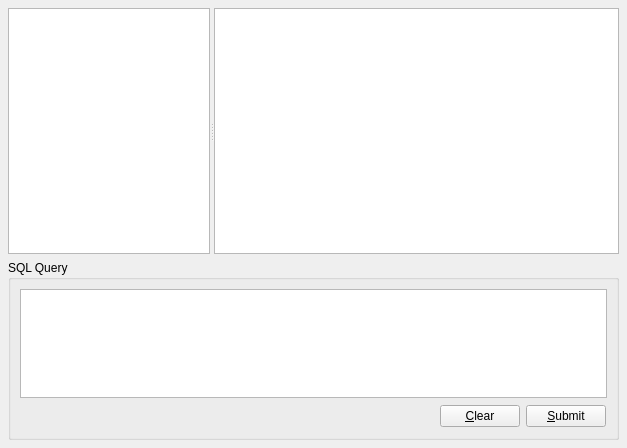
<?xml version="1.0" encoding="UTF-8"?>
<ui version="4.0">
 <class>Browser</class>
 <widget class="QWidget" name="Browser">
  <property name="geometry">
   <rect>
    <x>0</x>
    <y>0</y>
    <width>627</width>
    <height>448</height>
   </rect>
  </property>
  <property name="windowTitle">
   <string>Qt SQL Browser</string>
  </property>
  <layout class="QVBoxLayout">
   <property name="spacing">
    <number>6</number>
   </property>
   <property name="leftMargin">
    <number>8</number>
   </property>
   <property name="topMargin">
    <number>8</number>
   </property>
   <property name="rightMargin">
    <number>8</number>
   </property>
   <property name="bottomMargin">
    <number>8</number>
   </property>
   <item>
    <widget class="QSplitter" name="splitter_2">
     <property name="sizePolicy">
      <sizepolicy hsizetype="Expanding" vsizetype="Preferred">
       <horstretch>0</horstretch>
       <verstretch>0</verstretch>
      </sizepolicy>
     </property>
     <property name="orientation">
      <enum>Qt::Horizontal</enum>
     </property>
     <widget class="ConnectionWidget" name="connectionWidget">
      <property name="sizePolicy">
       <sizepolicy hsizetype="Ignored" vsizetype="Expanding">
        <horstretch>1</horstretch>
        <verstretch>0</verstretch>
       </sizepolicy>
      </property>
     </widget>
     <widget class="QTableView" name="table">
      <property name="sizePolicy">
       <sizepolicy hsizetype="Expanding" vsizetype="Expanding">
        <horstretch>2</horstretch>
        <verstretch>0</verstretch>
       </sizepolicy>
      </property>
      <property name="contextMenuPolicy">
       <enum>Qt::ActionsContextMenu</enum>
      </property>
      <property name="selectionBehavior">
       <enum>QAbstractItemView::SelectRows</enum>
      </property>
     </widget>
    </widget>
   </item>
   <item>
    <widget class="QGroupBox" name="groupBox">
     <property name="sizePolicy">
      <sizepolicy hsizetype="Preferred" vsizetype="MinimumExpanding">
       <horstretch>0</horstretch>
       <verstretch>0</verstretch>
      </sizepolicy>
     </property>
     <property name="maximumSize">
      <size>
       <width>16777215</width>
       <height>180</height>
      </size>
     </property>
     <property name="title">
      <string>SQL Query</string>
     </property>
     <layout class="QVBoxLayout">
      <property name="spacing">
       <number>6</number>
      </property>
      <property name="leftMargin">
       <number>9</number>
      </property>
      <property name="topMargin">
       <number>9</number>
      </property>
      <property name="rightMargin">
       <number>9</number>
      </property>
      <property name="bottomMargin">
       <number>9</number>
      </property>
      <item>
       <widget class="QTextEdit" name="sqlEdit">
        <property name="sizePolicy">
         <sizepolicy hsizetype="Expanding" vsizetype="MinimumExpanding">
          <horstretch>0</horstretch>
          <verstretch>0</verstretch>
         </sizepolicy>
        </property>
        <property name="minimumSize">
         <size>
          <width>0</width>
          <height>18</height>
         </size>
        </property>
        <property name="baseSize">
         <size>
          <width>0</width>
          <height>120</height>
         </size>
        </property>
       </widget>
      </item>
      <item>
       <layout class="QHBoxLayout">
        <property name="spacing">
         <number>6</number>
        </property>
        <property name="leftMargin">
         <number>1</number>
        </property>
        <property name="topMargin">
         <number>1</number>
        </property>
        <property name="rightMargin">
         <number>1</number>
        </property>
        <property name="bottomMargin">
         <number>1</number>
        </property>
        <item>
         <spacer>
          <property name="orientation">
           <enum>Qt::Horizontal</enum>
          </property>
          <property name="sizeHint" stdset="0">
           <size>
            <width>40</width>
            <height>20</height>
           </size>
          </property>
         </spacer>
        </item>
        <item>
         <widget class="QPushButton" name="clearButton">
          <property name="text">
           <string>&amp;Clear</string>
          </property>
         </widget>
        </item>
        <item>
         <widget class="QPushButton" name="submitButton">
          <property name="text">
           <string>&amp;Submit</string>
          </property>
         </widget>
        </item>
       </layout>
      </item>
     </layout>
    </widget>
   </item>
  </layout>
  <action name="insertRowAction">
   <property name="enabled">
    <bool>false</bool>
   </property>
   <property name="text">
    <string>&amp;Insert Row</string>
   </property>
   <property name="statusTip">
    <string>Inserts a new Row</string>
   </property>
  </action>
  <action name="deleteRowAction">
   <property name="enabled">
    <bool>false</bool>
   </property>
   <property name="text">
    <string>&amp;Delete Row</string>
   </property>
   <property name="statusTip">
    <string>Deletes the current Row</string>
   </property>
  </action>
  <action name="fieldStrategyAction">
   <property name="checkable">
    <bool>true</bool>
   </property>
   <property name="text">
    <string>Submit on &amp;Field Change</string>
   </property>
   <property name="toolTip">
    <string>Commit on Field Change</string>
   </property>
  </action>
  <action name="rowStrategyAction">
   <property name="checkable">
    <bool>true</bool>
   </property>
   <property name="text">
    <string>Submit on &amp;Row Change</string>
   </property>
   <property name="toolTip">
    <string>Commit on Row Change</string>
   </property>
  </action>
  <action name="manualStrategyAction">
   <property name="checkable">
    <bool>true</bool>
   </property>
   <property name="text">
    <string>Submit &amp;Manually</string>
   </property>
   <property name="toolTip">
    <string>Commit Manually</string>
   </property>
  </action>
  <action name="submitAction">
   <property name="text">
    <string>&amp;Submit All</string>
   </property>
   <property name="toolTip">
    <string>Submit Changes</string>
   </property>
  </action>
  <action name="revertAction">
   <property name="text">
    <string>&amp;Revert All</string>
   </property>
   <property name="toolTip">
    <string>Revert</string>
   </property>
  </action>
  <action name="selectAction">
   <property name="text">
    <string>S&amp;elect</string>
   </property>
   <property name="toolTip">
    <string>Refresh Data from Database</string>
   </property>
  </action>
 </widget>
 <customwidgets>
  <customwidget>
   <class>ConnectionWidget</class>
   <extends>QTreeView</extends>
   <header location="global">connectionwidget.h</header>
  </customwidget>
 </customwidgets>
 <tabstops>
  <tabstop>sqlEdit</tabstop>
  <tabstop>clearButton</tabstop>
  <tabstop>submitButton</tabstop>
  <tabstop>connectionWidget</tabstop>
  <tabstop>table</tabstop>
 </tabstops>
 <resources/>
 <connections/>
</ui>
